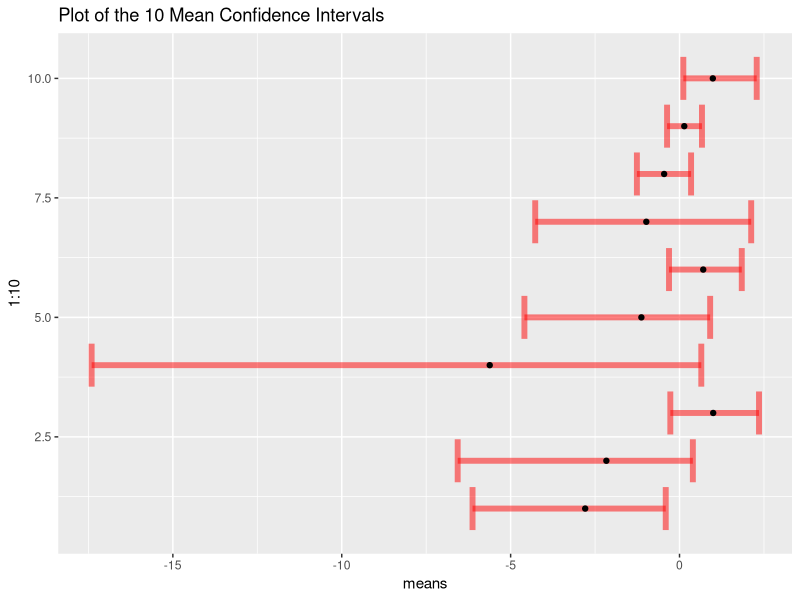
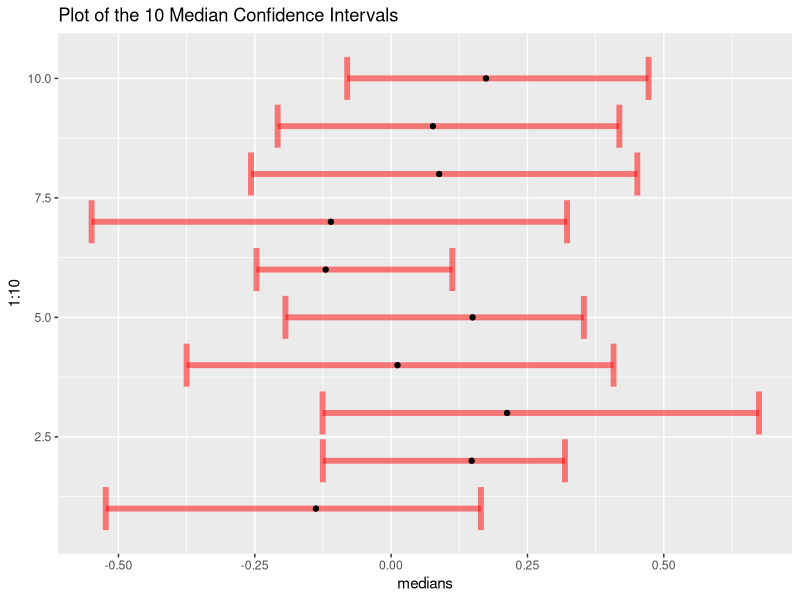

Generate these figures, in order, with R:
## ---- chunk 1
knitr::opts_chunk$set(echo = TRUE)
## ---- chunk 2
library(tidyverse)
library(broom)
library(modelr)
## ---- chunk 3
# 1. Simulate a sample of size 100 from the standard Cauchy distribution. (Hint: Remember the p, q, r,
# d functions for simulation!)

cauchy_samples <- rcauchy(100)
## ---- chunk 4
# 2. Take 1000 bootstrap samples from your simulated sample. Make a 95% confidence interval for (a) the
# mean and (b) the median.

my_boots <- replicate(1000, sample(cauchy_samples, replace=TRUE), simplify = FALSE)

boot_means <- map_dbl(my_boots, mean)

boot_medians <- map_dbl(my_boots, median)
## ---- chunk 5
# 3. Repeat (1) and (2) ten times. That is, you should have a NEW simulated Cauchy sample each time.
# Save the upper and lower bounds of the mean and median confidence intervals at each step. (Hint:
# You may want to write a loop, like the one in my bootstrapping notes!)
mean_CIs <- data.frame()
median_CIs <- data.frame()
means <- c()
medians <- c()

set.seed(36)
for(i in 1:10){
  
  my_sample <- rcauchy(100)
  
  means <- c(means, mean(my_sample))
  medians <- c(medians, median(my_sample))
  
  my_boots <- replicate(1000, sample(my_sample, replace = TRUE), simplify = FALSE)
  
  boot_means <- map_dbl(my_boots, mean)
  boot_medians <- map_dbl(my_boots, median)
  
  mean_CIs <- rbind(mean_CIs, quantile(boot_means, c(0.025, .975)))
  
  median_CIs <- rbind(median_CIs, quantile(boot_medians, c(0.025, .975)))
}

names(mean_CIs) = c("lower", "upper")
names(median_CIs) = c("lower", "upper")
## ---- chunk 6
# 4. Make a plot showing the 10 mean confidence intervals, and another plot showing the 10 median
# confidence intervals. (It is your choice what kind of plot to use!)

# final_results <- full_join(mean_CIs, median_CIs) %>%
#   mutate(
#     try = rep(1:10, 2),
#     type = c(rep("Means", 10), rep("Medians", 10)),
#     means = rep(means, 2)
#   )


ggplot(mean_CIs, aes(x = means)) + 
    geom_errorbarh(aes(xmin=lower, xmax=upper, y = 1:10), size = 2, color="red", alpha=0.5) +
  geom_point(aes(x = means, y = 1:10)) + ggtitle("Plot of the 10 Mean Confidence Intervals")
## ---- chunk 7
ggplot(median_CIs, aes(x = medians)) + 
    geom_errorbarh(aes(xmin=lower, xmax=upper, y = 1:10), size = 2, color="red", alpha=0.5) +
  geom_point(aes(x = medians, y = 1:10)) + ggtitle("Plot of the 10 Median Confidence Intervals")
